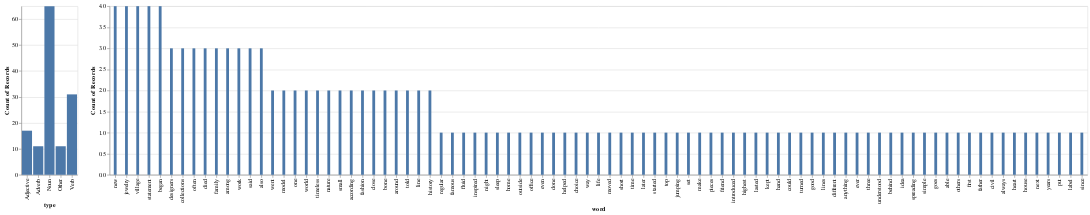

The notebook cell saved with this chart:
### Code cell
# Question 3
# refer to the tutorial for how to extract word types for the obituary
# first we extract all words and their types (a.k.a. parts-of-speech or POS)
pos = pos_tag(word_tokenize(obit_text))

# we will be collecting words and types in lists of the same length
words = []
types = []

# iterate over all entries in the pos list (generated above)
for p in pos:
  # get the word and turn it into lowercase
  word = p[0].lower()
  # get the word's type
  tag = p[1]

  # for this analysis we remove entries that contain punctuation or numbers
  # and we also ignore the stopwords (sorry: the, and, or, etc!)
  if word.isalpha() and word not in stopwords:
    # first we add this word to the words list
    words.append(word)
    # then we add its word type to types list, based on the 1st letter of the pos tag
    # note that we access letters in a string, like entries in a list
    if   (tag[0]=="J"): types.append("Adjective")
    elif (tag[0]=="N"): types.append("Noun")
    elif (tag[0]=="R"): types.append("Adverb")
    elif (tag[0]=="V"): types.append("Verb")
    # there are many more word types, we simply subsume them under 'other'
    else: types.append("Other")

# get only the top 100 words of the obituary by frequency

# with the two lists of the same length, we create a dataframe with a dictionary,
# of which the keys will become the column labels
df = pd.DataFrame({"word": words, "type": types })

# Filter out only the top 100 words by frequency
index = df['word'].isin(df_top_100['word'])
df_pared = df[index].reset_index(drop=True)
len(df_pared)

# refer to the interactive chart in the tutorial to build a similar chart here

# along the type column, we want to support a filter selection
selection = alt.selection(type="multi", fields=['type'])

# we create a composite chart consisting of two sub-charts
# the base holds it together and acts as the concierge taking care of the data
base = alt.Chart(df_pared)

# this shows the types, note that we rely on Altair's aggregation prowess
chart1 = base.mark_bar().encode(
  x = alt.Y('type:N'),
  y = alt.X('count()'),
  # when a bar is selected, the others are displayed with reduced opacity
  opacity=alt.condition(selection, alt.value(1), alt.value(.25)),
).add_selection(selection)

# this chart reacts to the selection made in the left/above chart
chart2 = base.mark_bar(width=5).encode(
  x = alt.X('word:N', sort = '-y'),
  y = alt.Y('count()'),
).transform_filter(selection)

chart1 | chart2

### Figure 1 — Vega-Lite specification as saved in the notebook (floating-point values rounded to 4 significant figures; data arrays with more than 128 entries replaced by an {"elided": "..."} marker saying what was removed)
{"config": {"view": {"continuousWidth": 300, "continuousHeight": 300}}, "hconcat": [{"mark": {"type": "bar"}, "encoding": {"opacity": {"condition": {"param": "param_3", "value": 1}, "value": 0.25}, "x": {"field": "type", "type": "nominal"}, "y": {"aggregate": "count", "type": "quantitative"}}, "name": "view_3"}, {"mark": {"type": "bar", "width": 5}, "encoding": {"x": {"field": "word", "sort": "-y", "type": "nominal"}, "y": {"aggregate": "count", "type": "quantitative"}}, "transform": [{"filter": {"param": "param_3"}}]}], "data": {"name": "data-2170f02bca88b403a57c528411f6a78d"}, "params": [{"name": "param_3", "select": {"type": "point", "fields": ["type"]}, "views": ["view_3"]}], "$schema": "https://vega.github.io/schema/vega-lite/v5.16.3.json", "datasets": {"data-2170f02bca88b403a57c528411f6a78d": {"elided": "135 records"}}}
